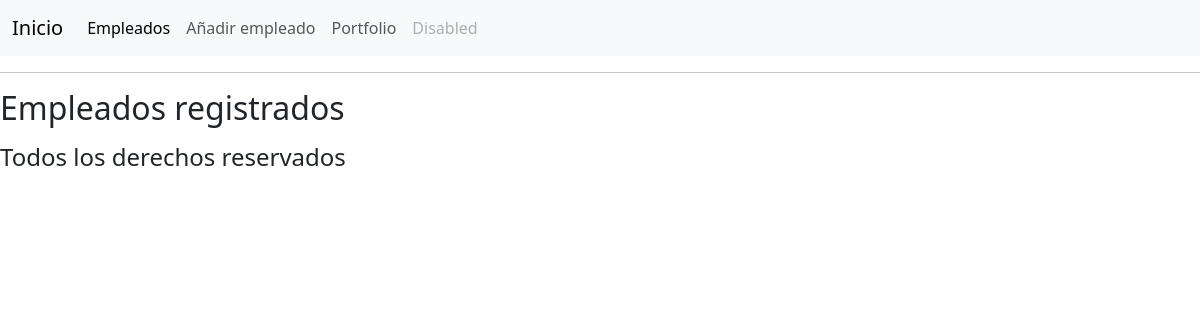
/empleados/, run on an earlier commit of the app's database.
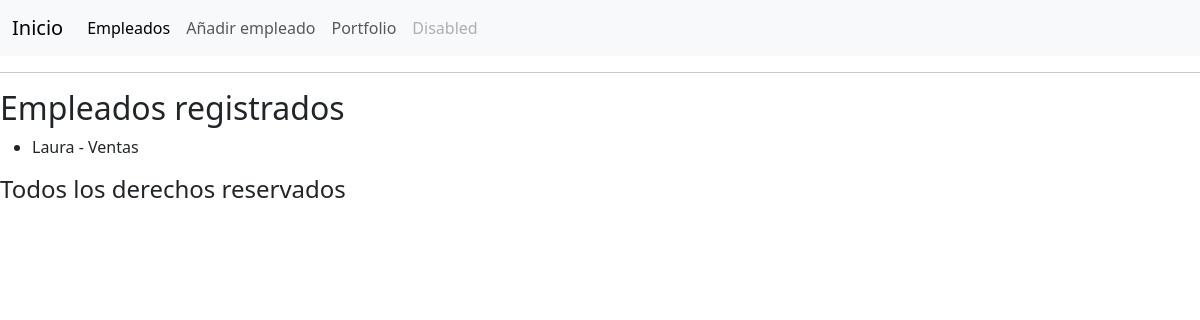
And on a later commit of the database.
### empleados/models.py (models this page shows, shortened)
class Empleado(models.Model):
    nombre = models.CharField(max_length=100)
    email = models.EmailField()
    departamento = models.ForeignKey(Departamento, on_delete=models.CASCADE)

class Departamento(models.Model):
    nombre = models.CharField(max_length=100)

### empleados/views.py (the view)
# urls.py: path('empleados/', views.empleados_list, name='empleados'),
def empleados_list(request):
    empleados = Empleado.objects.select_related('departamento').all()  # Agregué .all()
    return render(request, 'empleados/list.html', {'empleados': empleados})

### empleados/templates/empleados/list.html (shortened to what this page needs)
{% extends 'empleados/base.html' %}
{% block content %}
    <h2>Empleados registrados</h2>
    <ul>
        {% for emp in empleados %}
            <li>{{ emp.nombre }} - {{ emp.departamento.nombre }}</li>
        {% endfor %}
    </ul>
{% endblock %}

What changed in the data, as far as the page shows it:
added Empleado: nombre "Laura", departamento.nombre "Ventas"
